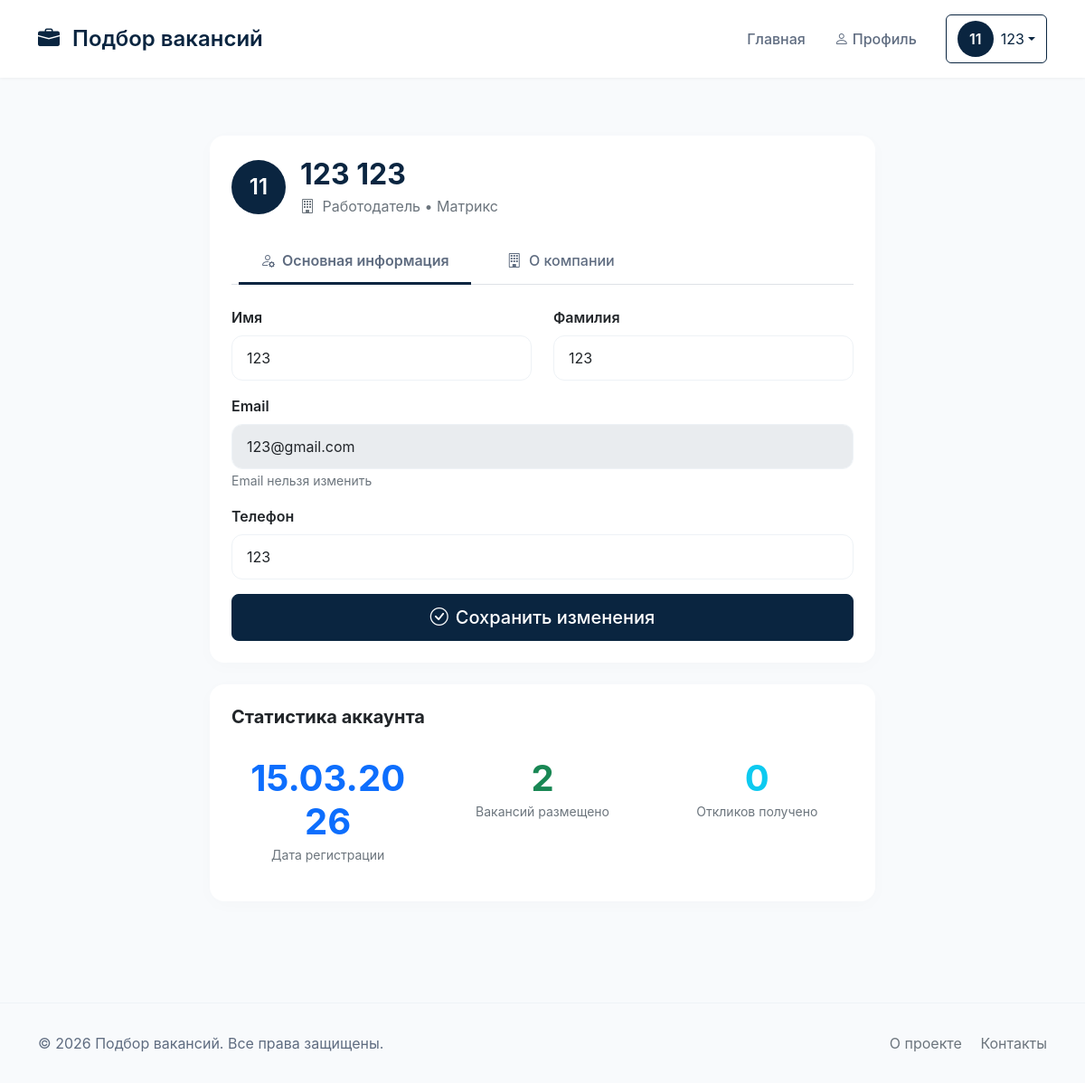
Screenshot of /profile (signed in) with the database file from the repository.
### models.py (models this page shows, shortened)
class User(UserMixin, db.Model):
    __tablename__ = 'users'
    id = db.Column(db.Integer, primary_key=True)
    email = db.Column(db.String(120), unique=True, nullable=False)
    password_hash = db.Column(db.String(200), nullable=False)
    first_name = db.Column(db.String(50), nullable=False)
    last_name = db.Column(db.String(50), nullable=False)
    company_name = db.Column(db.String(100), nullable=True)  # Для работодателей
    company_description = db.Column(db.Text, nullable=True)  # Описание компании
    company_website = db.Column(db.String(100), nullable=True)  # Сайт компании
    company_logo = db.Column(db.String(200), nullable=True)  # Путь к логотипу
    phone = db.Column(db.String(20), nullable=True)
    role = db.Column(db.String(20), nullable=False, default='job_seeker')
    created_at = db.Column(db.DateTime, default=datetime.utcnow)
    is_active = db.Column(db.Boolean, default=True)
    skills = db.relationship('UserSkill', back_populates='user', cascade='all, delete-orphan')
    applications = db.relationship('Application', back_populates='applicant',
                                   foreign_keys='Application.applicant_id',
                                   cascade='all, delete-orphan')
    posted_vacancies = db.relationship('Vacancy', back_populates='employer',
                                       foreign_keys='Vacancy.posted_by',
                                       cascade='all, delete-orphan')
    @property
    def full_name(self):
        return f"{self.first_name} {self.last_name}"
    @property
    def is_employer(self):
        return self.role == 'employer'
    @property
    def is_job_seeker(self):
        return self.role == 'job_seeker'
    @property
    def total_applications_received(self):
        total = 0
        for vacancy in self.posted_vacancies:
            total += len(vacancy.applications)
        return total

### auth.py (the view)
@auth_bp.route('/profile', methods=['GET', 'POST'])
@login_required
def profile():
    form = ProfileForm()
    if form.validate_on_submit():
        print("Форма валидна, сохраняем данные...")  # Отладка
        current_user.first_name = form.first_name.data
        current_user.last_name = form.last_name.data
        current_user.phone = form.phone.data
        if current_user.is_employer:
            current_user.company_name = form.company_name.data
            current_user.company_description = form.company_description.data
            current_user.company_website = form.company_website.data
            if form.company_logo.data:
                filename = f"logo_{current_user.id}.{form.company_logo.data.filename.split('.')[-1]}"
                form.company_logo.data.save(os.path.join('uploads', filename))
                current_user.company_logo = filename
        if current_user.is_job_seeker and form.skills.data:
            print(f"Сохраняем навыки: {form.skills.data}")  # Отладка
            UserSkill.query.filter_by(user_id=current_user.id).delete()
            skills_list = [s.strip() for s in form.skills.data.split(',') if s.strip()]
            print(f"Список навыков: {skills_list}")  # Отладка
            for skill_name in skills_list:
                skill = Skill.query.filter_by(name=skill_name).first()
                if not skill:
                    skill = Skill(name=skill_name)
                    db.session.add(skill)
                    db.session.flush()
                    print(f"Создан новый навык: {skill_name}")  # Отладка
                user_skill = UserSkill(
                    user_id=current_user.id,
                    skill_id=skill.id
                )
                db.session.add(user_skill)
                print(f"Добавлена связь: пользователь {current_user.id} - навык {skill.id}")  # Отладка
        if current_user.is_job_seeker and form.resume.data:
            filename = f"resume_{current_user.id}.pdf"
            form.resume.data.save(os.path.join('uploads', filename))
            flash('Резюме загружено', 'success')
        try:
            db.session.commit()
            print("Изменения сохранены в БД")  # Отладка
            flash('Профиль успешно обновлен!', 'success')
        except Exception as e:
            print(f"Ошибка при сохранении: {e}")  # Отладка
            db.session.rollback()
            flash('Ошибка при сохранении профиля', 'danger')
        return redirect(url_for('auth.profile'))
    elif request.method == 'GET':
        form.first_name.data = current_user.first_name
        form.last_name.data = current_user.last_name
        form.phone.data = current_user.phone
        if current_user.is_employer:
            form.company_name.data = current_user.company_name
            form.company_description.data = current_user.company_description
            form.company_website.data = current_user.company_website
        if current_user.is_job_seeker:
            skills_list = [us.skill.name for us in current_user.skills]
            form.skills.data = ', '.join(skills_list)
            print(f"Загружены навыки: {form.skills.data}")  # Отладка
    return render_template('profile.html', form=form, user=current_user)

### forms.py
class ProfileForm(FlaskForm):
    first_name = StringField('Имя', validators=[DataRequired(), Length(min=2, max=50)])
    last_name = StringField('Фамилия', validators=[DataRequired(), Length(min=2, max=50)])
    phone = StringField('Телефон', validators=[Optional(), Length(max=20)])
    company_name = StringField('Название компании', validators=[Optional(), Length(max=100)])
    company_description = TextAreaField('Описание компании', validators=[Optional(), Length(max=1000)])
    company_website = StringField('Сайт компании', validators=[Optional(), Length(max=100)])
    company_logo = FileField('Логотип компании', validators=[FileAllowed(['jpg', 'png', 'svg'], 'Только изображения!')])
    skills = TextAreaField('Навыки (через запятую)', validators=[Optional()])
    resume = FileField('Загрузить резюме (PDF)', validators=[FileAllowed(['pdf'], 'Только PDF!')])
    submit = SubmitField('Сохранить профиль')

### templates/profile.html (shortened to what this page needs)
{% extends "base.html" %}
{% block content %}
<div class="container py-5">
    <div class="row">
        <div class="col-lg-8 mx-auto">
            <div class="card p-4">
                <div class="d-flex align-items-center mb-4">
                    <div class="avatar-circle-large me-3" style="width: 60px; height: 60px; background-color: #0a2540; border-radius: 50%; display: flex; align-items: center; justify-content: center; color: white; font-size: 24px; font-weight: 600;">
                        {{ user.first_name[0] }}{{ user.last_name[0] }}
                    </div>
                    <div>
                        <h2 class="fw-bold mb-1" style="color: #0a2540;">{{ user.full_name }}</h2>
                        <p class="text-secondary mb-0">
                            {% if user.is_employer %}
                                <i class="bi bi-building me-1"></i> Работодатель
                                {% if user.company_name %} • {{ user.company_name }}{% endif %}
                            {% else %}
                                <i class="bi bi-person-workspace me-1"></i> Соискатель
                            {% endif %}
                        </p>
                    </div>
                </div>
                <ul class="nav nav-tabs mb-4" id="profileTabs" role="tablist">
                    <li class="nav-item" role="presentation">
                        <button class="nav-link active" id="info-tab" data-bs-toggle="tab" data-bs-target="#info" type="button" role="tab">
                            <i class="bi bi-person-gear me-1"></i> Основная информация
                        </button>
                    </li>
                    {% if user.is_employer %}
                    <li class="nav-item" role="presentation">
                        <button class="nav-link" id="company-tab" data-bs-toggle="tab" data-bs-target="#company" type="button" role="tab">
                            <i class="bi bi-building me-1"></i> О компании
                        </button>
                    </li>
                    {% else %}
                    <li class="nav-item" role="presentation">
                        <button class="nav-link" id="skills-tab" data-bs-toggle="tab" data-bs-target="#skills" type="button" role="tab">
                            <i class="bi bi-code-square me-1"></i> Мои навыки
                        </button>
                    </li>
                    {% endif %}
                </ul>
                <div class="tab-content" id="profileTabsContent">
                    <div class="tab-pane fade show active" id="info" role="tabpanel">
                        <form method="POST" enctype="multipart/form-data">
                            <div class="row">
                                <div class="col-md-6 mb-3">
                                    <label class="form-label fw-semibold">Имя</label>
                                    {{ form.first_name(class="form-control") }}
                                </div>
                                <div class="col-md-6 mb-3">
                                    <label class="form-label fw-semibold">Фамилия</label>
                                    {{ form.last_name(class="form-control") }}
                                </div>
                            </div>
                            <div class="mb-3">
                                <label class="form-label fw-semibold">Email</label>
                                <input type="email" class="form-control" value="{{ user.email }}" disabled readonly>
                                <small class="text-secondary">Email нельзя изменить</small>
                            </div>
                            <div class="mb-3">
                                <label class="form-label fw-semibold">Телефон</label>
                                {{ form.phone(class="form-control") }}
                            </div>
                            <div class="d-grid">
                                <button type="submit" class="btn btn-primary btn-lg">
                                    <i class="bi bi-check-circle me-2"></i>Сохранить изменения
                                </button>
                            </div>
                        </form>
                    </div>
                </div>
            </div>
            <div class="card mt-4 p-4">
                <h5 class="fw-bold mb-3">Статистика аккаунта</h5>
                <div class="row">
                    <div class="col-md-4">
                        <div class="text-center p-3">
                            <div class="display-6 fw-bold text-primary">{{ user.created_at.strftime('%d.%m.%Y') }}</div>
                            <small class="text-secondary">Дата регистрации</small>
                        </div>
                    </div>
                    {% if user.is_job_seeker %}
                    <div class="col-md-4">
                        <div class="text-center p-3">
                            <div class="display-6 fw-bold text-success">{{ user.skills|length }}</div>
                            <small class="text-secondary">Навыков в профиле</small>
                        </div>
                    </div>
                    <div class="col-md-4">
                        <div class="text-center p-3">
                            <div class="display-6 fw-bold text-info">{{ user.applications|length }}</div>
                            <small class="text-secondary">Откликов</small>
                        </div>
                    </div>
                    {% elif user.is_employer %}
                    <div class="col-md-4">
                        <div class="text-center p-3">
                            <div class="display-6 fw-bold text-success">{{ user.posted_vacancies|length }}</div>
                            <small class="text-secondary">Вакансий размещено</small>
                        </div>
                    </div>
                    <div class="col-md-4">
                        <div class="text-center p-3">
                            <div class="display-6 fw-bold text-info">{{ user.total_applications_received }}</div>
                            <small class="text-secondary">Откликов получено</small>
                        </div>
                    </div>
                    {% endif %}
                </div>
            </div>
        </div>
    </div>
</div>
{% endblock %}

### templates/base.html (shortened to what this page needs)
<!DOCTYPE html>
<html lang="ru">
<head>
    <link href="https://cdn.jsdelivr.net/npm/bootstrap@5.3.0/dist/css/bootstrap.min.css" rel="stylesheet">
    <link rel="stylesheet" href="https://cdn.jsdelivr.net/npm/bootstrap-icons@1.11.0/font/bootstrap-icons.css">
</head>
<body>
    <nav class="navbar navbar-expand-lg">
        <div class="container">
            <a class="navbar-brand" href="/">
                <i class="bi bi-briefcase-fill me-2" style="color: #0a2540;"></i>
                Подбор вакансий
            </a>
            <div class="collapse navbar-collapse" id="navbarNav">
                <ul class="navbar-nav ms-auto">
                    {% if current_user.is_authenticated %}
                        <li class="nav-item">
                            <a class="nav-link" href="/">Главная</a>
                        </li>
                        <li class="nav-item">
                            <a class="nav-link" href="{{ url_for('auth.profile') }}">
                                <i class="bi bi-person me-1"></i>Профиль
                            </a>
                        </li>
                    {% endif %}
                </ul>
                <div class="ms-3">
                    {% if current_user.is_authenticated %}
                        <div class="dropdown">
                            <button class="btn btn-outline-primary dropdown-toggle d-flex align-items-center" type="button" data-bs-toggle="dropdown">
                                <div class="avatar-circle me-2">
                                    {{ current_user.first_name[0] }}{{ current_user.last_name[0] }}
                                </div>
                                {{ current_user.first_name }}
                            </button>
                        </div>
                    {% else %}
                        <a href="{{ url_for('auth.login') }}" class="btn btn-outline-primary btn-sm">Войти</a>
                        <a href="{{ url_for('auth.register') }}" class="btn btn-primary btn-sm ms-2">Регистрация</a>
                    {% endif %}
                </div>
            </div>
        </div>
    </nav>
    <main>
        {% block content %}{% endblock %}
    </main>
    <footer>
        <div class="container">
            <div class="row">
                <div class="col-md-6">
                    <p class="mb-0">© 2026 Подбор вакансий. Все права защищены.</p>
                </div>
                <div class="col-md-6 text-end">
                    <a href="#" class="text-decoration-none text-secondary me-3">О проекте</a>
                    <a href="#" class="text-decoration-none text-secondary">Контакты</a>
                </div>
            </div>
        </div>
    </footer>
</body>
</html>

### templates/base.html (style rules this page uses)
body { background-color: #f8fafc; font-family: -apple-system, BlinkMacSystemFont, 'Segoe UI', Roboto, Oxygen, Ubuntu, sans-serif; }
.navbar { background-color: white !important; box-shadow: 0 1px 3px rgba(0,0,0,0.05); padding: 1rem 0; }
.navbar-brand { font-weight: 600; color: #0a2540 !important; font-size: 1.5rem; }
.nav-link { color: #5f6c80 !important; font-weight: 500; margin: 0 0.5rem; }
.btn-primary { background-color: #0a2540; border-color: #0a2540; padding: 0.6rem 1.5rem; font-weight: 500; }
.btn-outline-primary { border-color: #0a2540; color: #0a2540; }
.card { border: none; border-radius: 16px; box-shadow: 0 4px 20px rgba(0,0,0,0.02); transition: transform 0.2s, box-shadow 0.2s; }
footer { margin-top: 4rem; padding: 2rem 0; color: #5f6c80; border-top: 1px solid #eef2f6; }
.form-control, .form-select { border: 1px solid #eef2f6; border-radius: 12px; padding: 0.75rem 1rem; }
.avatar-circle { width: 40px; height: 40px; background-color: #0a2540; border-radius: 50%; display: flex; align-items: center; justify-content: center; color: white; font-weight: 600; }

### templates/profile.html (style rules this page uses)
.nav-tabs .nav-link { color: #5f6c80; border: none; padding: 0.75rem 1.5rem; font-weight: 500; }
.nav-tabs .nav-link.active { color: #0a2540; background: none; border-bottom: 3px solid #0a2540; font-weight: 600; }

### rows the page displays
User: first_name "1", last_name "1", first_name "123", full_name "123 123", company_name "Матрикс", last_name "123", email "123@gmail.com", phone "123", created_at "15.03.2026"

### other values shown
{{ user.posted_vacancies|length }} "2"
{{ user.total_applications_received }} "0"
